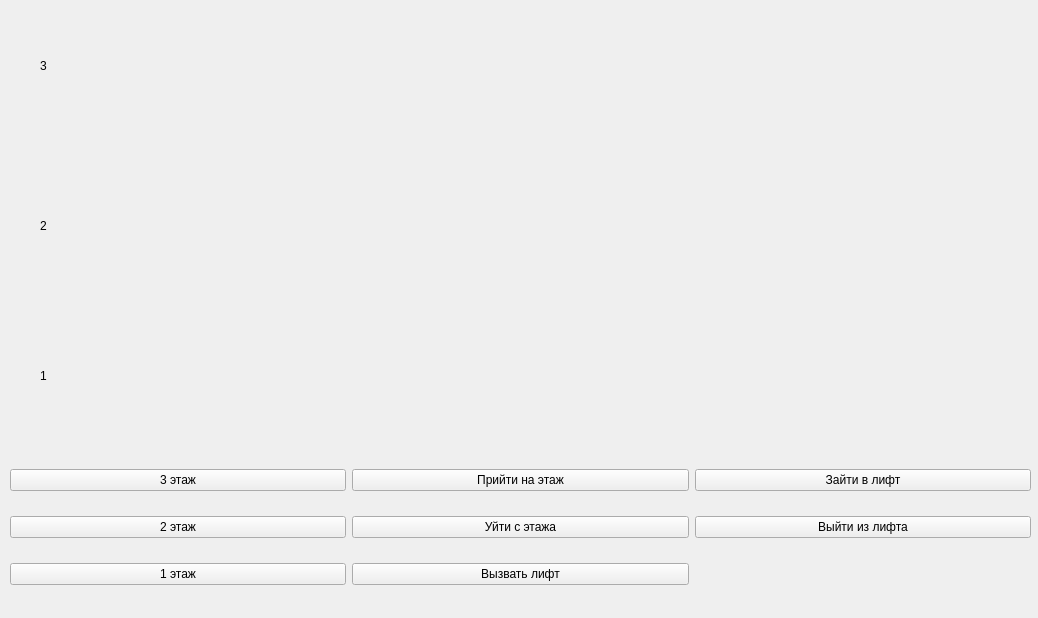
<?xml version="1.0" encoding="UTF-8"?>
<ui version="4.0">
 <class>MainWindow</class>
 <widget class="QMainWindow" name="MainWindow">
  <property name="geometry">
   <rect>
    <x>0</x>
    <y>0</y>
    <width>1038</width>
    <height>618</height>
   </rect>
  </property>
  <property name="windowTitle">
   <string>MainWindow</string>
  </property>
  <widget class="QWidget" name="centralwidget">
   <widget class="QLabel" name="Floor2Number">
    <property name="geometry">
     <rect>
      <x>40</x>
      <y>160</y>
      <width>101</width>
      <height>131</height>
     </rect>
    </property>
    <property name="text">
     <string>2</string>
    </property>
   </widget>
   <widget class="QWidget" name="gridLayoutWidget">
    <property name="geometry">
     <rect>
      <x>10</x>
      <y>450</y>
      <width>1021</width>
      <height>156</height>
     </rect>
    </property>
    <layout class="QGridLayout" name="gridLayout">
     <item row="1" column="1">
      <widget class="QPushButton" name="outfloor">
       <property name="text">
        <string>Уйти с этажа</string>
       </property>
      </widget>
     </item>
     <item row="0" column="0">
      <widget class="QPushButton" name="Floor3Button">
       <property name="text">
        <string>3 этаж</string>
       </property>
      </widget>
     </item>
     <item row="1" column="0">
      <widget class="QPushButton" name="Floor2Button">
       <property name="text">
        <string>2 этаж</string>
       </property>
      </widget>
     </item>
     <item row="3" column="0">
      <widget class="QPushButton" name="Floor1Button">
       <property name="text">
        <string>1 этаж</string>
       </property>
      </widget>
     </item>
     <item row="1" column="2">
      <widget class="QPushButton" name="outelevator">
       <property name="text">
        <string>Выйти из лифта</string>
       </property>
      </widget>
     </item>
     <item row="0" column="2">
      <widget class="QPushButton" name="inelevator">
       <property name="text">
        <string>Зайти в лифт</string>
       </property>
      </widget>
     </item>
     <item row="0" column="1">
      <widget class="QPushButton" name="onfloor">
       <property name="text">
        <string>Прийти на этаж</string>
       </property>
      </widget>
     </item>
     <item row="3" column="1">
      <widget class="QPushButton" name="callElevator">
       <property name="text">
        <string>Вызвать лифт</string>
       </property>
      </widget>
     </item>
    </layout>
   </widget>
   <widget class="QLabel" name="Hint">
    <property name="geometry">
     <rect>
      <x>280</x>
      <y>20</y>
      <width>751</width>
      <height>401</height>
     </rect>
    </property>
    <property name="text">
     <string/>
    </property>
    <property name="alignment">
     <set>Qt::AlignLeading|Qt::AlignLeft|Qt::AlignTop</set>
    </property>
   </widget>
   <widget class="QLabel" name="Floor1Number">
    <property name="geometry">
     <rect>
      <x>40</x>
      <y>310</y>
      <width>101</width>
      <height>131</height>
     </rect>
    </property>
    <property name="text">
     <string>1</string>
    </property>
   </widget>
   <widget class="QLabel" name="Floor3Number">
    <property name="geometry">
     <rect>
      <x>40</x>
      <y>0</y>
      <width>101</width>
      <height>131</height>
     </rect>
    </property>
    <property name="text">
     <string>3</string>
    </property>
   </widget>
  </widget>
  <widget class="QMenuBar" name="menubar">
   <property name="geometry">
    <rect>
     <x>0</x>
     <y>0</y>
     <width>1038</width>
     <height>23</height>
    </rect>
   </property>
  </widget>
 </widget>
 <resources/>
 <connections/>
</ui>
